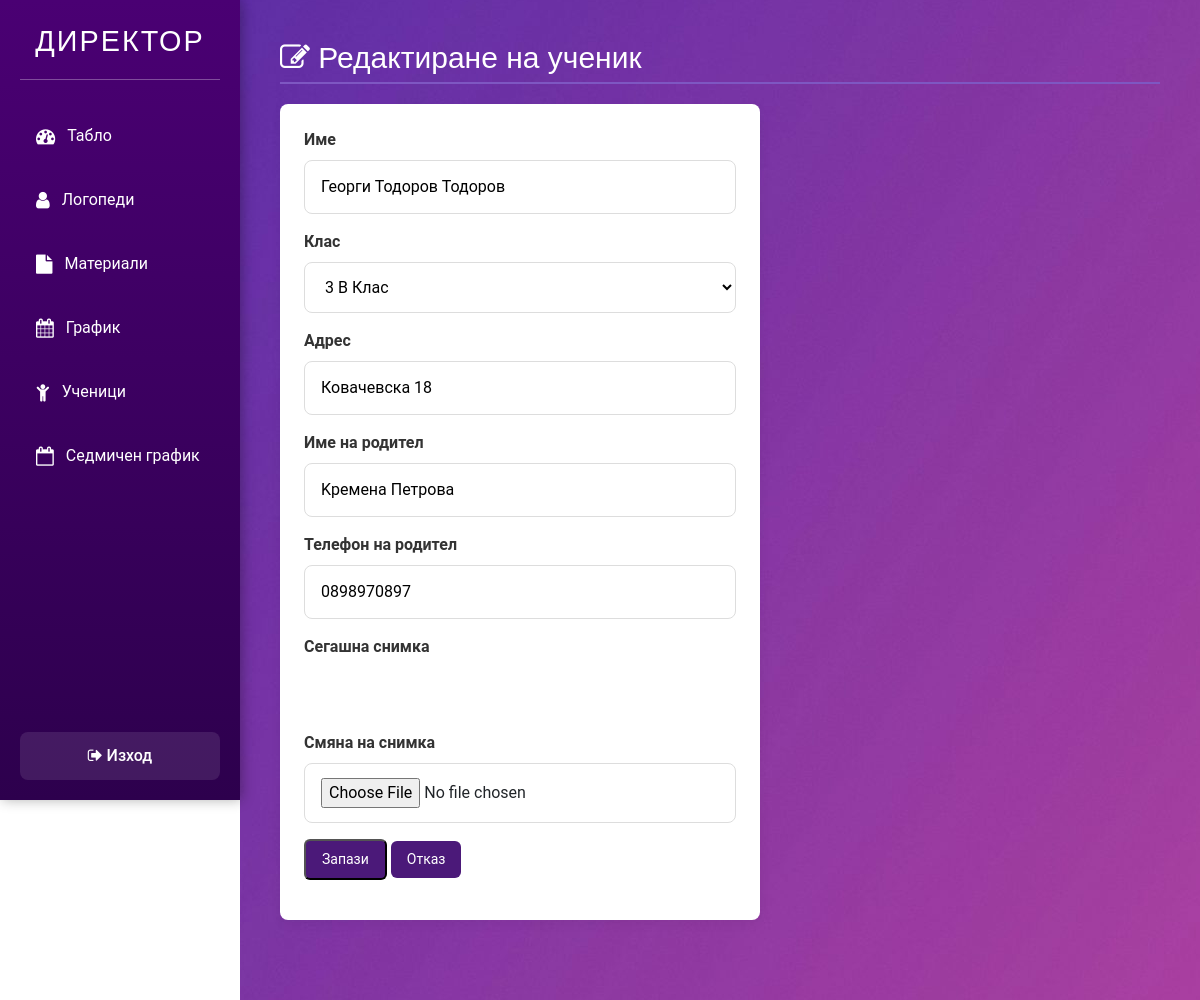
The page /director/edit_student.php?id=11 (signed in) on the database its author committed.
### tables this page shows
CREATE TABLE `students` (
  `id` int(10) UNSIGNED NOT NULL,
  `name` varchar(100) NOT NULL,
  `address` varchar(255) NOT NULL,
  `parent_name` varchar(100) NOT NULL,
  `parent_phone` varchar(20) NOT NULL,
  `profile_image` varchar(255) DEFAULT NULL,
  `doc1` varchar(255) DEFAULT NULL,
  `doc2` varchar(255) DEFAULT NULL,
  `class_id` int(10) UNSIGNED NOT NULL,
  `created_at` timestamp NOT NULL DEFAULT current_timestamp()
);

CREATE TABLE `classes` (
  `id` int(10) UNSIGNED NOT NULL,
  `name` varchar(50) NOT NULL
);

### director/edit_student.php (the view, shortened to what this page needs)
<?php
include('../includes/dbconnection.php');
$id = (int)$_GET['id'];
$classes = $dbh->query("SELECT id,name FROM classes ORDER BY name")->fetchAll(PDO::FETCH_ASSOC);
$stmt = $dbh->prepare("
  SELECT name,address,parent_name,parent_phone,profile_image,class_id
  FROM students WHERE id = :id
");
$stmt->execute([':id'=>$id]);
$student = $stmt->fetch(PDO::FETCH_ASSOC);
?>
<!DOCTYPE html>
<html lang="bg">
<head>
  <link rel="stylesheet" href="../css/bootstrap.min.css">
  <link rel="stylesheet" href="../css/style.css">
  <link rel="stylesheet" href="https://cdnjs.cloudflare.com/ajax/libs/font-awesome/4.7.0/css/font-awesome.min.css">
</head>
<body>
  <?php include __DIR__ . '/sidebar.php'; ?>
  <main class="dir-main-content">
    <section class="dash-section">
      <h3><i class="fa fa-edit"></i> Редактиране на ученик</h3>
      <form method="POST" enctype="multipart/form-data" class="dash-form">
        <div class="form-group">
          <label for="stu-name">Име</label>
          <input id="stu-name" name="name" type="text"
                 value="<?= htmlspecialchars($student['name']) ?>" required>
        </div>
        <div class="form-group">
          <label for="stu-class">Клас</label>
          <select id="stu-class" name="class_id" required>
            <?php foreach ($classes as $c): ?>
              <option value="<?= $c['id'] ?>"
                <?= $c['id']==$student['class_id']?'selected':''?>>
                <?= htmlspecialchars($c['name']) ?>
              </option>
            <?php endforeach; ?>
          </select>
        </div>
        <div class="form-group">
          <label for="stu-address">Адрес</label>
          <input id="stu-address" name="address" type="text"
                 value="<?= htmlspecialchars($student['address']) ?>" required>
        </div>
        <div class="form-group">
          <label for="stu-parent">Име на родител</label>
          <input id="stu-parent" name="parent_name" type="text"
                 value="<?= htmlspecialchars($student['parent_name']) ?>" required>
        </div>
        <div class="form-group">
          <label for="stu-phone">Телефон на родител</label>
          <input id="stu-phone" name="parent_phone" type="text"
                 value="<?= htmlspecialchars($student['parent_phone']) ?>" required>
        </div>
        <div class="form-group">
          <label>Сегашна снимка</label><br>
        </div>
        <div class="form-group">
          <label for="stu-photo">Смяна на снимка</label>
          <input id="stu-photo" name="profile_image" type="file" accept="image/*">
        </div>
        <div class="form-group">
          <button type="submit" class="btn-sm">Запази</button>
          <a href="students.php" class="btn-sm btn-secondary">Отказ</a>
        </div>
      </form>
    </section>
  </main>
</body>
</html>

### rows shown on the page
students: name "Георги Тодоров Тодоров", class_id "3 В Клас", address "Ковачевска 18", parent_name "Kремена Петрова", parent_phone "0898970897"
